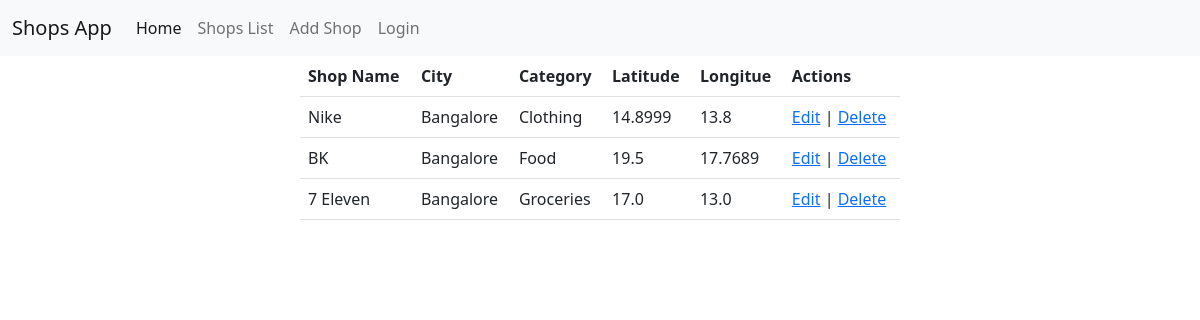
The page /shops on the database as committed earlier.
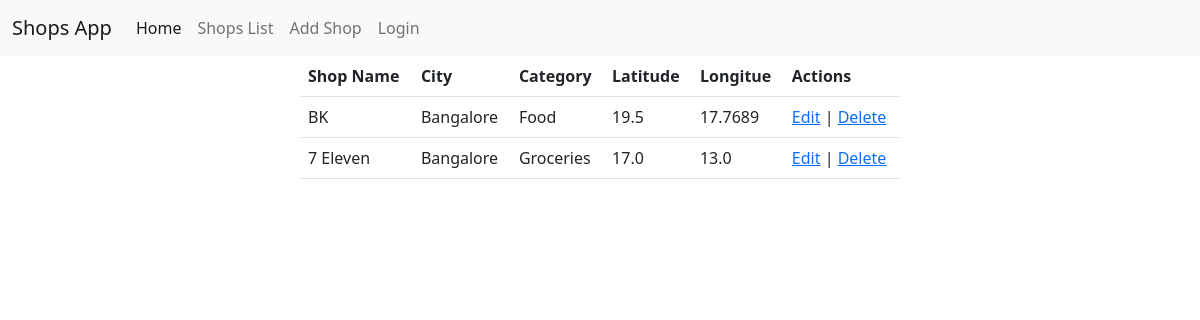
The same page on the database as committed later.
### shops_app/models.py (models this page shows, shortened)
class Shop(models.Model):
    category_choices = (
        ('Clothing', 'Clothing'),
        ('Groceries', 'Groceries'),
        ('Food', 'Food'),
        ('Others', 'Others')
    )
    city_choices = (
        ("Bangalore", "Bangalore"),
    )
    shop_name = models.CharField(max_length=32, help_text='Name of your shop (less than 32 characters)')
    category = models.CharField(choices=category_choices, max_length=32, help_text='Choose one of the following categories')
    city = models.CharField(choices=city_choices, max_length=128, help_text="Choose the location of your shop")
    latitude = models.FloatField(help_text='Latitude in decimal degrees', validators=[
            MaxValueValidator(90),
            MinValueValidator(-90)
        ])
    longitude = models.FloatField(help_text='Longitude in decimal degrees', validators=[
            MaxValueValidator(180),
            MinValueValidator(-180)
        ])
    created_at = models.DateTimeField(auto_now_add=True)
    updated_at = models.DateTimeField(auto_now=True)

### shops_app/views.py (the view)
# urls.py: path('shops', views.shops_list, name='shops_list'),
def shops_list(request):
    shops = Shop.objects.all()
    return render(request, 'shops_list.html', context={'shops': shops, 'title': "Shops List"})

### shops_app/templates/shops_list.html
{% extends 'base.html' %}
{% block content %}
<!DOCTYPE html>
<html lang="en">
<head>
</head>
<body>
    <table class="table table-hover w-50 mx-auto">
        <thead>
            <tr>
                <th scope="col">Shop Name</th>
                <th scope="col">City</th>
                <th scope="col">Category</th>
                <th scope="col">Latitude</th>
                <th scope="col">Longitue</th>
                <th scope="col">Actions</th>
            </tr>
        </thead>
        <tbody>
            {% if shops %}
            {% for shop in shops %}
            <tr>
                <td>{{shop.shop_name}}</td>
                <td>{{shop.city}}</td>
                <td>{{shop.category}}</td>
                <td>{{shop.latitude}}</td>
                <td>{{shop.longitude}}</td>
                <td><a href="/edit_shop/{{shop.id}}">Edit</a> | <a href="/delete_shop/{{shop.id}}">Delete</a></td>
            </tr>
            {% endfor %}
            {% endif %}
        </tbody>
    </table>
</body>
</html>
{% endblock content %}

### shops_app/templates/base.html (shortened to what this page needs)
<!DOCTYPE html>
<html lang="en">
<head>
    <link href="https://cdn.jsdelivr.net/npm/bootstrap@5.2.3/dist/css/bootstrap.min.css" rel="stylesheet">
</head>
<body>
    <nav class="navbar navbar-expand-lg navbar-light bg-light">
        <div class="container-fluid">
            <a class="navbar-brand" href="/">Shops App</a>
            <div class="collapse navbar-collapse" id="navbarNav">
                <ul class="navbar-nav d-flex">
                    <li class="nav-item">
                        <a class="nav-link active" aria-current="page" href="/">Home</a>
                    </li>
                    <li class="nav-item">
                        <a class="nav-link" href="/shops">Shops List</a>
                    </li>
                    <li class="nav-item">
                        <a class="nav-link" href="/edit_shop">Add Shop</a>
                    </li>
                    <li class="nav-item">
                        {% if user.is_authenticated %}
                        <a class="nav-link" href="/logout">Logout</a>
                        {% else %}
                        <a class="nav-link" href="/login">Login</a>
                        {% endif %}
                    </li>
                </ul>
            </div>
        </div>
    </nav>
   {% block content %}
   {% endblock content %}
</body>
</html>

Rows that differ between the two databases and show on the page:
removed Shop: shop_name "Nike", city "Bangalore", category "Clothing", latitude "14.8999", longitude "13.8"
